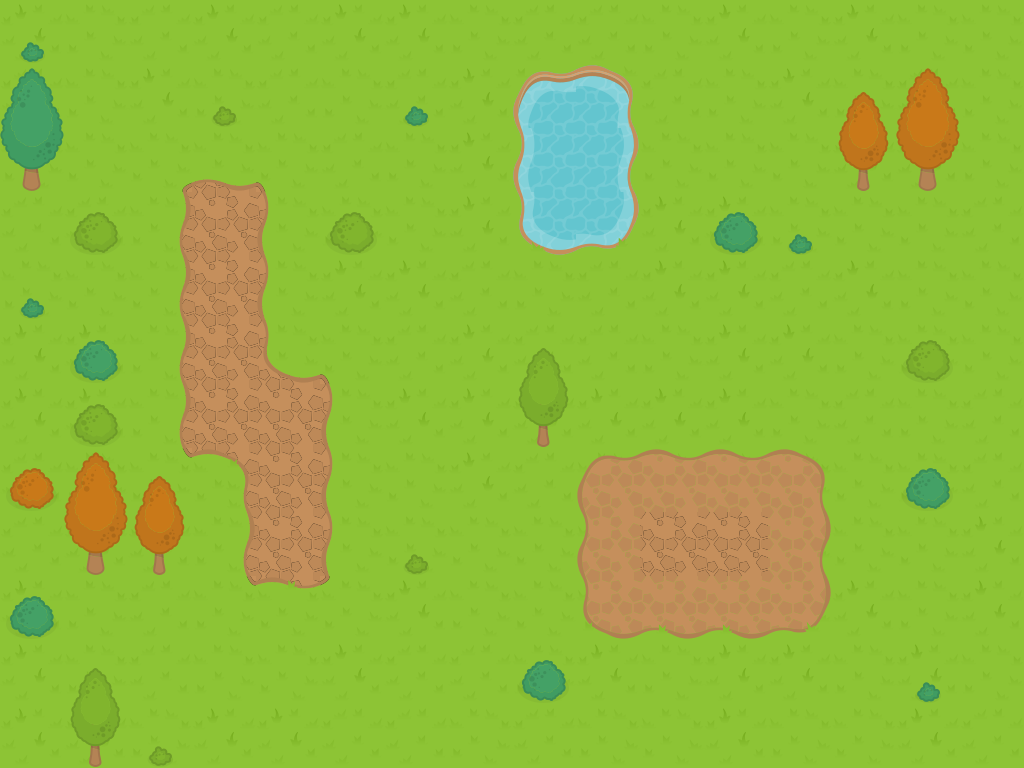

The image is a tile-based game level rendered from a .tmx file. Its description and complete source (layers, tilesets, objects, tile grids) follow:
An orthogonal 16x12 tile map with 64x64 px tiles, 2 tile layers (ground, obstacles).

<map version="1.10" tiledversion="1.11.0" orientation="orthogonal" renderorder="right-down" width="16" height="12" tilewidth="64" tileheight="64" infinite="0" nextlayerid="3" nextobjectid="1">
 <editorsettings>
  <export target="../json/level-one-1x1.json" format="json" />
 </editorsettings>
 <tileset firstgid="1" source="../json/main-tiles.tsx" />
 <layer id="2" name="ground" width="16" height="12" locked="1">
  <data encoding="csv">
43,21,42,43,42,43,43,21,42,42,21,43,21,43,21,21,
42,21,43,21,42,21,42,43,42,43,42,21,43,21,42,21,
21,21,4,40,5,42,21,43,43,42,21,21,21,43,43,21,
42,42,22,26,20,21,21,43,21,21,43,43,21,21,21,42,
21,21,22,26,20,43,43,42,21,42,43,43,42,43,21,21,
43,43,22,26,39,5,42,43,42,42,21,43,43,21,21,21,
43,43,22,26,26,20,43,43,43,43,43,43,21,42,21,42,
42,21,23,3,26,20,21,43,42,6,7,7,8,21,21,42,
42,43,42,22,26,20,21,21,21,25,26,26,27,21,21,43,
43,21,42,23,2,24,43,21,21,44,45,45,46,43,21,43,
43,21,42,21,21,43,42,42,21,43,21,43,43,21,43,21,
43,43,21,43,43,42,42,21,42,21,21,43,21,21,43,42
</data>
 </layer>
 <layer id="1" name="obstacles" width="16" height="12">
  <properties>
   <property name="collidable" type="bool" value="true" />
  </properties>
  <data encoding="csv">
177,0,0,0,0,0,0,0,0,0,0,0,0,0,0,0,
195,0,0,173,0,0,177,0,11,13,0,0,0,194,193,0,
214,0,0,0,0,0,0,0,30,32,0,0,0,213,212,0,
0,172,0,0,0,172,0,0,49,51,0,176,177,0,0,0,
177,0,0,0,0,0,0,0,0,0,0,0,0,0,0,0,
0,176,0,0,0,0,0,0,192,0,0,0,0,0,172,0,
0,172,0,0,0,0,0,0,211,0,0,0,0,0,0,0,
174,193,194,0,0,0,0,0,0,0,0,0,0,0,176,0,
0,212,213,0,0,0,173,0,0,0,0,0,0,0,0,0,
176,0,0,0,0,0,0,0,0,0,0,0,0,0,0,0,
0,192,0,0,0,0,0,0,176,0,0,0,0,0,177,0,
0,211,173,0,0,0,0,0,0,0,0,0,0,0,0,0
</data>
 </layer>
</map>
